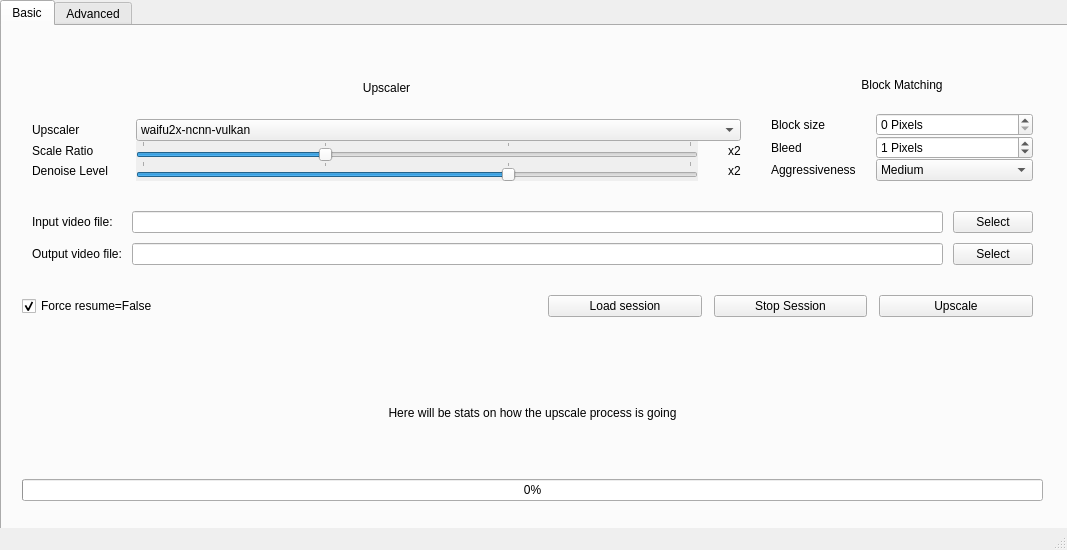
<?xml version="1.0" encoding="UTF-8"?>
<ui version="4.0">
 <class>MainWindow</class>
 <widget class="QMainWindow" name="MainWindow">
  <property name="geometry">
   <rect>
    <x>0</x>
    <y>0</y>
    <width>1067</width>
    <height>550</height>
   </rect>
  </property>
  <property name="mouseTracking">
   <bool>false</bool>
  </property>
  <property name="windowTitle">
   <string>Dandere2x</string>
  </property>
  <widget class="QWidget" name="centralwidget">
   <widget class="QTabWidget" name="tabWidget">
    <property name="geometry">
     <rect>
      <x>0</x>
      <y>0</y>
      <width>1081</width>
      <height>531</height>
     </rect>
    </property>
    <property name="currentIndex">
     <number>0</number>
    </property>
    <property name="usesScrollButtons">
     <bool>true</bool>
    </property>
    <widget class="QWidget" name="tab_3">
     <attribute name="title">
      <string>Basic</string>
     </attribute>
     <widget class="QWidget" name="verticalLayoutWidget_6">
      <property name="geometry">
       <rect>
        <x>0</x>
        <y>0</y>
        <width>1061</width>
        <height>495</height>
       </rect>
      </property>
      <layout class="QVBoxLayout" name="verticalLayout_6">
       <property name="spacing">
        <number>10</number>
       </property>
       <property name="leftMargin">
        <number>10</number>
       </property>
       <property name="topMargin">
        <number>10</number>
       </property>
       <property name="rightMargin">
        <number>10</number>
       </property>
       <property name="bottomMargin">
        <number>10</number>
       </property>
       <item>
        <layout class="QHBoxLayout" name="horizontalLayout_6">
         <property name="leftMargin">
          <number>10</number>
         </property>
         <property name="topMargin">
          <number>10</number>
         </property>
         <property name="rightMargin">
          <number>10</number>
         </property>
         <property name="bottomMargin">
          <number>10</number>
         </property>
         <item>
          <layout class="QVBoxLayout" name="verticalLayout_3">
           <property name="spacing">
            <number>0</number>
           </property>
           <property name="leftMargin">
            <number>10</number>
           </property>
           <property name="topMargin">
            <number>10</number>
           </property>
           <property name="rightMargin">
            <number>10</number>
           </property>
           <property name="bottomMargin">
            <number>10</number>
           </property>
           <item>
            <widget class="QLabel" name="label_13">
             <property name="enabled">
              <bool>true</bool>
             </property>
             <property name="text">
              <string>Upscaler</string>
             </property>
             <property name="scaledContents">
              <bool>false</bool>
             </property>
             <property name="alignment">
              <set>Qt::AlignCenter</set>
             </property>
             <property name="wordWrap">
              <bool>false</bool>
             </property>
             <property name="margin">
              <number>-1</number>
             </property>
             <property name="indent">
              <number>-1</number>
             </property>
            </widget>
           </item>
           <item>
            <layout class="QFormLayout" name="formLayout">
             <property name="horizontalSpacing">
              <number>28</number>
             </property>
             <item row="0" column="0">
              <widget class="QLabel" name="label">
               <property name="text">
                <string>Upscaler</string>
               </property>
              </widget>
             </item>
             <item row="0" column="1">
              <widget class="QComboBox" name="upscaler">
               <property name="editable">
                <bool>false</bool>
               </property>
               <item>
                <property name="text">
                 <string>waifu2x-ncnn-vulkan</string>
                </property>
               </item>
               <item>
                <property name="text">
                 <string>waifu2x-converter-cpp</string>
                </property>
               </item>
               <item>
                <property name="text">
                 <string>srmd-ncnn-vulkan</string>
                </property>
               </item>
               <item>
                <property name="text">
                 <string>realsr-ncnn-vulkan</string>
                </property>
               </item>
               <item>
                <property name="text">
                 <string>fake</string>
                </property>
               </item>
              </widget>
             </item>
             <item row="1" column="0">
              <widget class="QLabel" name="label_2">
               <property name="text">
                <string>Scale Ratio</string>
               </property>
              </widget>
             </item>
             <item row="1" column="1">
              <layout class="QHBoxLayout" name="horizontalLayout">
               <property name="spacing">
                <number>30</number>
               </property>
               <item>
                <widget class="QSlider" name="upscale_ratio">
                 <property name="acceptDrops">
                  <bool>false</bool>
                 </property>
                 <property name="autoFillBackground">
                  <bool>true</bool>
                 </property>
                 <property name="minimum">
                  <number>1</number>
                 </property>
                 <property name="maximum">
                  <number>4</number>
                 </property>
                 <property name="pageStep">
                  <number>1</number>
                 </property>
                 <property name="value">
                  <number>2</number>
                 </property>
                 <property name="orientation">
                  <enum>Qt::Horizontal</enum>
                 </property>
                 <property name="tickPosition">
                  <enum>QSlider::TicksAbove</enum>
                 </property>
                </widget>
               </item>
               <item>
                <widget class="QLabel" name="upscale_label">
                 <property name="text">
                  <string>x2</string>
                 </property>
                </widget>
               </item>
              </layout>
             </item>
             <item row="2" column="0">
              <widget class="QLabel" name="label_3">
               <property name="text">
                <string>Denoise Level</string>
               </property>
              </widget>
             </item>
             <item row="2" column="1">
              <layout class="QHBoxLayout" name="horizontalLayout_2">
               <property name="spacing">
                <number>30</number>
               </property>
               <item>
                <widget class="QSlider" name="denoise_level">
                 <property name="acceptDrops">
                  <bool>false</bool>
                 </property>
                 <property name="autoFillBackground">
                  <bool>true</bool>
                 </property>
                 <property name="maximum">
                  <number>3</number>
                 </property>
                 <property name="pageStep">
                  <number>1</number>
                 </property>
                 <property name="value">
                  <number>2</number>
                 </property>
                 <property name="sliderPosition">
                  <number>2</number>
                 </property>
                 <property name="orientation">
                  <enum>Qt::Horizontal</enum>
                 </property>
                 <property name="invertedAppearance">
                  <bool>false</bool>
                 </property>
                 <property name="invertedControls">
                  <bool>false</bool>
                 </property>
                 <property name="tickPosition">
                  <enum>QSlider::TicksAbove</enum>
                 </property>
                 <property name="tickInterval">
                  <number>0</number>
                 </property>
                </widget>
               </item>
               <item>
                <widget class="QLabel" name="denoise_label">
                 <property name="text">
                  <string>x2</string>
                 </property>
                </widget>
               </item>
              </layout>
             </item>
            </layout>
           </item>
          </layout>
         </item>
         <item>
          <layout class="QVBoxLayout" name="verticalLayout_2">
           <property name="spacing">
            <number>0</number>
           </property>
           <property name="leftMargin">
            <number>10</number>
           </property>
           <property name="topMargin">
            <number>10</number>
           </property>
           <property name="rightMargin">
            <number>10</number>
           </property>
           <property name="bottomMargin">
            <number>10</number>
           </property>
           <item>
            <widget class="QLabel" name="label_12">
             <property name="text">
              <string>Block Matching</string>
             </property>
             <property name="alignment">
              <set>Qt::AlignCenter</set>
             </property>
            </widget>
           </item>
           <item>
            <layout class="QFormLayout" name="formLayout_2">
             <property name="horizontalSpacing">
              <number>20</number>
             </property>
             <property name="verticalSpacing">
              <number>0</number>
             </property>
             <item row="0" column="0">
              <widget class="QLabel" name="label_5">
               <property name="text">
                <string>Block size</string>
               </property>
              </widget>
             </item>
             <item row="0" column="1">
              <widget class="QSpinBox" name="block_size">
               <property name="toolTip">
                <string>0 is auto block size</string>
               </property>
               <property name="autoFillBackground">
                <bool>false</bool>
               </property>
               <property name="suffix">
                <string> Pixels</string>
               </property>
               <property name="minimum">
                <number>0</number>
               </property>
               <property name="maximum">
                <number>100000</number>
               </property>
              </widget>
             </item>
             <item row="1" column="0">
              <widget class="QLabel" name="label_8">
               <property name="text">
                <string>Bleed</string>
               </property>
              </widget>
             </item>
             <item row="1" column="1">
              <widget class="QSpinBox" name="bleed">
               <property name="toolTip">
                <string>&lt;html&gt;&lt;head/&gt;&lt;body&gt;&lt;p&gt;An &amp;quot;over crop&amp;quot; of the block, prevents blockiness.&lt;/p&gt;&lt;p&gt;Values should not be set higher than 3 generally.&lt;/p&gt;&lt;p&gt;For Waifu2x, 1 is a good number for medium/high quality, 2 yields almost no blockiness, 3 for the best results.&lt;/p&gt;&lt;p&gt;For srmd, at least 2 is required or there will be a lot of visible blocks.&lt;/p&gt;&lt;p&gt;Increases upscale times exponentially.&lt;/p&gt;&lt;/body&gt;&lt;/html&gt;</string>
               </property>
               <property name="suffix">
                <string> Pixels</string>
               </property>
               <property name="maximum">
                <number>10</number>
               </property>
               <property name="value">
                <number>1</number>
               </property>
              </widget>
             </item>
             <item row="2" column="0">
              <widget class="QLabel" name="label_19">
               <property name="text">
                <string>Aggressiveness</string>
               </property>
              </widget>
             </item>
             <item row="2" column="1">
              <widget class="QComboBox" name="aggressiveness">
               <property name="toolTip">
                <string>&lt;html&gt;&lt;head/&gt;&lt;body&gt;&lt;p&gt;How aggressive the block matching is, if you have a slowly moving video, a higher value is recommended, with more static videos such as anime or cartoon, medium or low should do it.&lt;/p&gt;&lt;p&gt;Heavily impacts final quality and upscale time, lower values can be visible and annoying.&lt;/p&gt;&lt;p&gt;Custom values let you chose its aggressiveness on the advanced tab.&lt;/p&gt;&lt;p&gt;&lt;br/&gt;&lt;/p&gt;&lt;/body&gt;&lt;/html&gt;</string>
               </property>
               <property name="editable">
                <bool>false</bool>
               </property>
               <property name="currentText">
                <string>Medium</string>
               </property>
               <property name="currentIndex">
                <number>1</number>
               </property>
               <item>
                <property name="text">
                 <string>High</string>
                </property>
               </item>
               <item>
                <property name="text">
                 <string>Medium</string>
                </property>
               </item>
               <item>
                <property name="text">
                 <string>Low</string>
                </property>
               </item>
               <item>
                <property name="text">
                 <string>Custom (advanced tab)</string>
                </property>
               </item>
              </widget>
             </item>
            </layout>
           </item>
          </layout>
         </item>
        </layout>
       </item>
       <item>
        <layout class="QGridLayout" name="gridLayout">
         <property name="leftMargin">
          <number>20</number>
         </property>
         <property name="rightMargin">
          <number>20</number>
         </property>
         <item row="0" column="0">
          <widget class="QLabel" name="label_10">
           <property name="text">
            <string>Input video file:</string>
           </property>
          </widget>
         </item>
         <item row="1" column="2">
          <widget class="QPushButton" name="select_output">
           <property name="text">
            <string>Select</string>
           </property>
          </widget>
         </item>
         <item row="1" column="1">
          <widget class="QLineEdit" name="output">
           <property name="text">
            <string/>
           </property>
          </widget>
         </item>
         <item row="1" column="0">
          <widget class="QLabel" name="label_11">
           <property name="text">
            <string>Output video file:</string>
           </property>
          </widget>
         </item>
         <item row="0" column="2">
          <widget class="QPushButton" name="select_input">
           <property name="text">
            <string>Select</string>
           </property>
          </widget>
         </item>
         <item row="0" column="1">
          <widget class="QLineEdit" name="input"/>
         </item>
        </layout>
       </item>
       <item>
        <layout class="QHBoxLayout" name="horizontalLayout_7">
         <property name="spacing">
          <number>10</number>
         </property>
         <property name="leftMargin">
          <number>10</number>
         </property>
         <property name="topMargin">
          <number>10</number>
         </property>
         <property name="rightMargin">
          <number>10</number>
         </property>
         <property name="bottomMargin">
          <number>10</number>
         </property>
         <item>
          <widget class="QCheckBox" name="force">
           <property name="text">
            <string>Force resume=False</string>
           </property>
           <property name="checked">
            <bool>true</bool>
           </property>
          </widget>
         </item>
         <item>
          <layout class="QHBoxLayout" name="horizontalLayout_8">
           <property name="spacing">
            <number>12</number>
           </property>
           <property name="leftMargin">
            <number>10</number>
           </property>
           <property name="topMargin">
            <number>10</number>
           </property>
           <property name="rightMargin">
            <number>10</number>
           </property>
           <property name="bottomMargin">
            <number>10</number>
           </property>
           <item>
            <widget class="QPushButton" name="load_session">
             <property name="enabled">
              <bool>true</bool>
             </property>
             <property name="text">
              <string>Load session</string>
             </property>
             <property name="checkable">
              <bool>false</bool>
             </property>
            </widget>
           </item>
           <item>
            <widget class="QPushButton" name="stop_session">
             <property name="enabled">
              <bool>true</bool>
             </property>
             <property name="text">
              <string>Stop Session</string>
             </property>
             <property name="checkable">
              <bool>false</bool>
             </property>
            </widget>
           </item>
           <item>
            <widget class="QPushButton" name="start_session">
             <property name="text">
              <string>Upscale</string>
             </property>
             <property name="checkable">
              <bool>false</bool>
             </property>
             <property name="checked">
              <bool>false</bool>
             </property>
            </widget>
           </item>
          </layout>
         </item>
        </layout>
       </item>
       <item>
        <layout class="QVBoxLayout" name="verticalLayout_12">
         <property name="leftMargin">
          <number>10</number>
         </property>
         <property name="topMargin">
          <number>10</number>
         </property>
         <property name="rightMargin">
          <number>10</number>
         </property>
         <property name="bottomMargin">
          <number>10</number>
         </property>
         <item>
          <widget class="QLabel" name="stats">
           <property name="frameShape">
            <enum>QFrame::NoFrame</enum>
           </property>
           <property name="text">
            <string>&lt;html&gt;&lt;head/&gt;&lt;body&gt;&lt;p&gt;&lt;br/&gt;&lt;/p&gt;&lt;p&gt;Here will be stats on how the upscale process is going&lt;/p&gt;&lt;p&gt;&lt;br/&gt;&lt;/p&gt;&lt;/body&gt;&lt;/html&gt;</string>
           </property>
           <property name="alignment">
            <set>Qt::AlignCenter</set>
           </property>
          </widget>
         </item>
         <item>
          <widget class="QProgressBar" name="progress_bar">
           <property name="enabled">
            <bool>true</bool>
           </property>
           <property name="value">
            <number>0</number>
           </property>
          </widget>
         </item>
        </layout>
       </item>
      </layout>
     </widget>
    </widget>
    <widget class="QWidget" name="tab_4">
     <attribute name="title">
      <string>Advanced</string>
     </attribute>
     <widget class="QWidget" name="verticalLayoutWidget_7">
      <property name="geometry">
       <rect>
        <x>0</x>
        <y>0</y>
        <width>401</width>
        <height>305</height>
       </rect>
      </property>
      <layout class="QVBoxLayout" name="verticalLayout_7">
       <property name="leftMargin">
        <number>10</number>
       </property>
       <property name="topMargin">
        <number>10</number>
       </property>
       <property name="rightMargin">
        <number>10</number>
       </property>
       <property name="bottomMargin">
        <number>10</number>
       </property>
       <item>
        <widget class="QLabel" name="label_18">
         <property name="text">
          <string>Block Matching / Dandere2x C++</string>
         </property>
         <property name="alignment">
          <set>Qt::AlignCenter</set>
         </property>
        </widget>
       </item>
       <item>
        <layout class="QFormLayout" name="formLayout_4">
         <property name="leftMargin">
          <number>10</number>
         </property>
         <property name="topMargin">
          <number>10</number>
         </property>
         <property name="rightMargin">
          <number>10</number>
         </property>
         <property name="bottomMargin">
          <number>10</number>
         </property>
         <item row="0" column="0">
          <widget class="QLabel" name="label_6">
           <property name="text">
            <string>Dark threshold</string>
           </property>
          </widget>
         </item>
         <item row="0" column="1">
          <widget class="QDoubleSpinBox" name="dark_threshold">
           <property name="toolTip">
            <string>Can only be set if aggressiveness is Custom</string>
           </property>
           <property name="decimals">
            <number>4</number>
           </property>
           <property name="singleStep">
            <double>0.001000000000000</double>
           </property>
           <property name="value">
            <double>0.010000000000000</double>
           </property>
          </widget>
         </item>
         <item row="1" column="0">
          <widget class="QLabel" name="label_7">
           <property name="text">
            <string>Bright threshold</string>
           </property>
          </widget>
         </item>
         <item row="1" column="1">
          <widget class="QDoubleSpinBox" name="bright_threshold">
           <property name="toolTip">
            <string>Can only be set if aggressiveness is Custom</string>
           </property>
           <property name="decimals">
            <number>4</number>
           </property>
           <property name="singleStep">
            <double>0.001000000000000</double>
           </property>
           <property name="value">
            <double>0.015000000000000</double>
           </property>
          </widget>
         </item>
         <item row="2" column="0">
          <widget class="QLabel" name="label_9">
           <property name="text">
            <string>Full frame threshold</string>
           </property>
          </widget>
         </item>
         <item row="2" column="1">
          <widget class="QDoubleSpinBox" name="fullframe_threshold">
           <property name="toolTip">
            <string>&lt;html&gt;&lt;head/&gt;&lt;body&gt;&lt;p&gt;If the matched blocks are this X % of the full frame, upscale the full frame instead.&lt;/p&gt;&lt;p&gt;&amp;quot;-1&amp;quot; auto sets this number for optimized results based on some math.&lt;/p&gt;&lt;p&gt;&amp;quot;0&amp;quot; can be seen as &amp;quot;full video frame by frame upscaled&amp;quot; as every frame will be considered &amp;quot;full upscale&amp;quot; needed.&lt;/p&gt;&lt;/body&gt;&lt;/html&gt;</string>
           </property>
           <property name="suffix">
            <string> %</string>
           </property>
           <property name="decimals">
            <number>1</number>
           </property>
           <property name="minimum">
            <double>-1.000000000000000</double>
           </property>
           <property name="maximum">
            <double>100.000000000000000</double>
           </property>
           <property name="value">
            <double>80.000000000000000</double>
           </property>
          </widget>
         </item>
        </layout>
       </item>
       <item>
        <layout class="QVBoxLayout" name="verticalLayout">
         <property name="leftMargin">
          <number>10</number>
         </property>
         <property name="topMargin">
          <number>10</number>
         </property>
         <property name="rightMargin">
          <number>10</number>
         </property>
         <property name="bottomMargin">
          <number>10</number>
         </property>
         <item>
          <widget class="QCheckBox" name="only_run_dandere2x_cpp">
           <property name="text">
            <string>Only run Dandere2x C++</string>
           </property>
          </widget>
         </item>
         <item>
          <widget class="QCheckBox" name="write_debug_video">
           <property name="text">
            <string>Write debug video</string>
           </property>
          </widget>
         </item>
         <item>
          <widget class="QCheckBox" name="show_debug_video_realtime">
           <property name="text">
            <string>Show debug video realtime</string>
           </property>
          </widget>
         </item>
         <item>
          <widget class="QCheckBox" name="show_block_matching_stats">
           <property name="text">
            <string>Show block matching full stats</string>
           </property>
          </widget>
         </item>
        </layout>
       </item>
      </layout>
     </widget>
     <widget class="QWidget" name="verticalLayoutWidget_8">
      <property name="geometry">
       <rect>
        <x>400</x>
        <y>220</y>
        <width>651</width>
        <height>110</height>
       </rect>
      </property>
      <layout class="QVBoxLayout" name="verticalLayout_8">
       <property name="spacing">
        <number>10</number>
       </property>
       <property name="leftMargin">
        <number>10</number>
       </property>
       <property name="topMargin">
        <number>10</number>
       </property>
       <property name="rightMargin">
        <number>10</number>
       </property>
       <property name="bottomMargin">
        <number>10</number>
       </property>
       <item>
        <widget class="QLabel" name="label_20">
         <property name="enabled">
          <bool>true</bool>
         </property>
         <property name="text">
          <string>Upscaler</string>
         </property>
         <property name="scaledContents">
          <bool>false</bool>
         </property>
         <property name="alignment">
          <set>Qt::AlignCenter</set>
         </property>
         <property name="wordWrap">
          <bool>false</bool>
         </property>
         <property name="margin">
          <number>-1</number>
         </property>
         <property name="indent">
          <number>-1</number>
         </property>
        </widget>
       </item>
       <item>
        <layout class="QFormLayout" name="formLayout_6">
         <item row="0" column="0">
          <widget class="QLabel" name="label_4">
           <property name="text">
            <string>Tile Size</string>
           </property>
          </widget>
         </item>
         <item row="0" column="1">
          <widget class="QSpinBox" name="tile_size">
           <property name="suffix">
            <string> Pixels</string>
           </property>
           <property name="maximum">
            <number>1000</number>
           </property>
           <property name="value">
            <number>200</number>
           </property>
          </widget>
         </item>
         <item row="1" column="0">
          <widget class="QLabel" name="label_26">
           <property name="toolTip">
            <string>Only applied on nihui's upscalers</string>
           </property>
           <property name="text">
            <string>load:proc:save</string>
           </property>
          </widget>
         </item>
         <item row="1" column="1">
          <widget class="QLineEdit" name="load_proc_save">
           <property name="text">
            <string>4:4:4</string>
           </property>
          </widget>
         </item>
        </layout>
       </item>
      </layout>
     </widget>
     <widget class="QWidget" name="verticalLayoutWidget_9">
      <property name="geometry">
       <rect>
        <x>400</x>
        <y>0</y>
        <width>758</width>
        <height>214</height>
       </rect>
      </property>
      <layout class="QVBoxLayout" name="verticalLayout_9">
       <property name="spacing">
        <number>10</number>
       </property>
       <property name="leftMargin">
        <number>10</number>
       </property>
       <property name="topMargin">
        <number>10</number>
       </property>
       <property name="rightMargin">
        <number>10</number>
       </property>
       <property name="bottomMargin">
        <number>10</number>
       </property>
       <item>
        <widget class="QLabel" name="label_21">
         <property name="enabled">
          <bool>true</bool>
         </property>
         <property name="text">
          <string>FFmpeg / libx264</string>
         </property>
         <property name="scaledContents">
          <bool>false</bool>
         </property>
         <property name="alignment">
          <set>Qt::AlignCenter</set>
         </property>
         <property name="wordWrap">
          <bool>false</bool>
         </property>
         <property name="margin">
          <number>-1</number>
         </property>
         <property name="indent">
          <number>-1</number>
         </property>
        </widget>
       </item>
       <item>
        <layout class="QVBoxLayout" name="verticalLayout_10">
         <property name="leftMargin">
          <number>10</number>
         </property>
         <property name="topMargin">
          <number>10</number>
         </property>
         <property name="rightMargin">
          <number>10</number>
         </property>
         <property name="bottomMargin">
          <number>10</number>
         </property>
         <item>
          <layout class="QFormLayout" name="formLayout_5">
           <property name="horizontalSpacing">
            <number>30</number>
           </property>
           <property name="leftMargin">
            <number>10</number>
           </property>
           <property name="topMargin">
            <number>10</number>
           </property>
           <property name="rightMargin">
            <number>10</number>
           </property>
           <property name="bottomMargin">
            <number>10</number>
           </property>
           <item row="0" column="0">
            <widget class="QLabel" name="label_22">
             <property name="text">
              <string>Deblock filter</string>
             </property>
            </widget>
           </item>
           <item row="0" column="1">
            <widget class="QComboBox" name="deblock_filter">
             <property name="editable">
              <bool>true</bool>
             </property>
             <item>
              <property name="text">
               <string>pp=hb/vb/dr/fq|32, deband=range=22:blur=false</string>
              </property>
             </item>
             <item>
              <property name="text">
               <string>deband=range=8:blur=false, pp7=qp=2:mode=medium</string>
              </property>
             </item>
             <item>
              <property name="text">
               <string>deband=range=8:blur=false, pp7=qp=2:mode=medium, unsharp</string>
              </property>
             </item>
            </widget>
           </item>
           <item row="1" column="0">
            <widget class="QLabel" name="label_23">
             <property name="text">
              <string>x264 preset</string>
             </property>
            </widget>
           </item>
           <item row="1" column="1">
            <widget class="QComboBox" name="x264_preset">
             <property name="currentText">
              <string>slow</string>
             </property>
             <property name="currentIndex">
              <number>6</number>
             </property>
             <item>
              <property name="text">
               <string>ultrafast</string>
              </property>
             </item>
             <item>
              <property name="text">
               <string>superfast</string>
              </property>
             </item>
             <item>
              <property name="text">
               <string>veryfast</string>
              </property>
             </item>
             <item>
              <property name="text">
               <string>faster</string>
              </property>
             </item>
             <item>
              <property name="text">
               <string>fast</string>
              </property>
             </item>
             <item>
              <property name="text">
               <string>medium</string>
              </property>
             </item>
             <item>
              <property name="text">
               <string>slow</string>
              </property>
             </item>
             <item>
              <property name="text">
               <string>slower</string>
              </property>
             </item>
             <item>
              <property name="text">
               <string>veryslow</string>
              </property>
             </item>
             <item>
              <property name="text">
               <string>placebo</string>
              </property>
             </item>
            </widget>
           </item>
           <item row="2" column="0">
            <widget class="QLabel" name="label_24">
             <property name="text">
              <string>x264 tune</string>
             </property>
            </widget>
           </item>
           <item row="2" column="1">
            <widget class="QComboBox" name="x264_tune">
             <property name="currentText">
              <string>animation</string>
             </property>
             <property name="currentIndex">
              <number>1</number>
             </property>
             <item>
              <property name="text">
               <string>film</string>
              </property>
             </item>
             <item>
              <property name="text">
               <string>animation</string>
              </property>
             </item>
             <item>
              <property name="text">
               <string>grain</string>
              </property>
             </item>
             <item>
              <property name="text">
               <string>stillimage</string>
              </property>
             </item>
             <item>
              <property name="text">
               <string>fastdecode</string>
              </property>
             </item>
             <item>
              <property name="text">
               <string>zerolatency</string>
              </property>
             </item>
             <item>
              <property name="text">
               <string>psnr</string>
              </property>
             </item>
             <item>
              <property name="text">
               <string>ssim</string>
              </property>
             </item>
            </widget>
           </item>
           <item row="3" column="0">
            <widget class="QLabel" name="label_25">
             <property name="text">
              <string>x264 CRF</string>
             </property>
            </widget>
           </item>
           <item row="3" column="1">
            <widget class="QSpinBox" name="x264_crf">
             <property name="maximum">
              <number>51</number>
             </property>
             <property name="value">
              <number>17</number>
             </property>
            </widget>
           </item>
          </layout>
         </item>
        </layout>
       </item>
      </layout>
     </widget>
     <widget class="QWidget" name="verticalLayoutWidget_11">
      <property name="geometry">
       <rect>
        <x>0</x>
        <y>300</y>
        <width>171</width>
        <height>110</height>
       </rect>
      </property>
      <layout class="QVBoxLayout" name="verticalLayout_11">
       <property name="spacing">
        <number>10</number>
       </property>
       <property name="leftMargin">
        <number>10</number>
       </property>
       <property name="topMargin">
        <number>10</number>
       </property>
       <property name="rightMargin">
        <number>10</number>
       </property>
       <property name="bottomMargin">
        <number>10</number>
       </property>
       <item>
        <widget class="QLabel" name="label_27">
         <property name="enabled">
          <bool>true</bool>
         </property>
         <property name="text">
          <string>Linux</string>
         </property>
         <property name="scaledContents">
          <bool>false</bool>
         </property>
         <property name="alignment">
          <set>Qt::AlignCenter</set>
         </property>
         <property name="wordWrap">
          <bool>false</bool>
         </property>
         <property name="margin">
          <number>-1</number>
         </property>
         <property name="indent">
          <number>-1</number>
         </property>
        </widget>
       </item>
       <item>
        <layout class="QFormLayout" name="formLayout_7">
         <item row="0" column="1">
          <widget class="QCheckBox" name="mesaaco">
           <property name="text">
            <string>Mesa use ACO</string>
           </property>
           <property name="checked">
            <bool>true</bool>
           </property>
          </widget>
         </item>
        </layout>
       </item>
      </layout>
     </widget>
    </widget>
   </widget>
  </widget>
  <widget class="QStatusBar" name="statusbar"/>
 </widget>
 <resources/>
 <connections/>
</ui>
